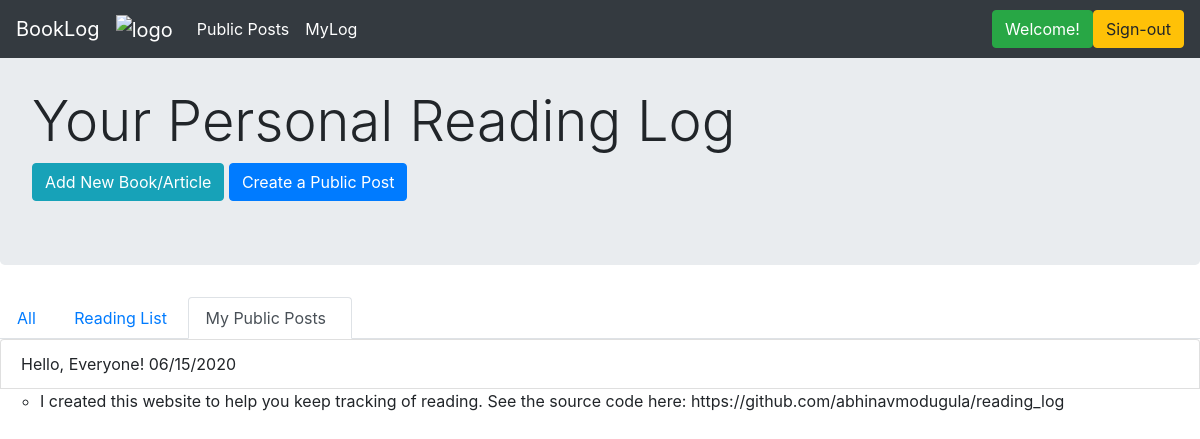
The app's page /publicposts (signed in), older data.
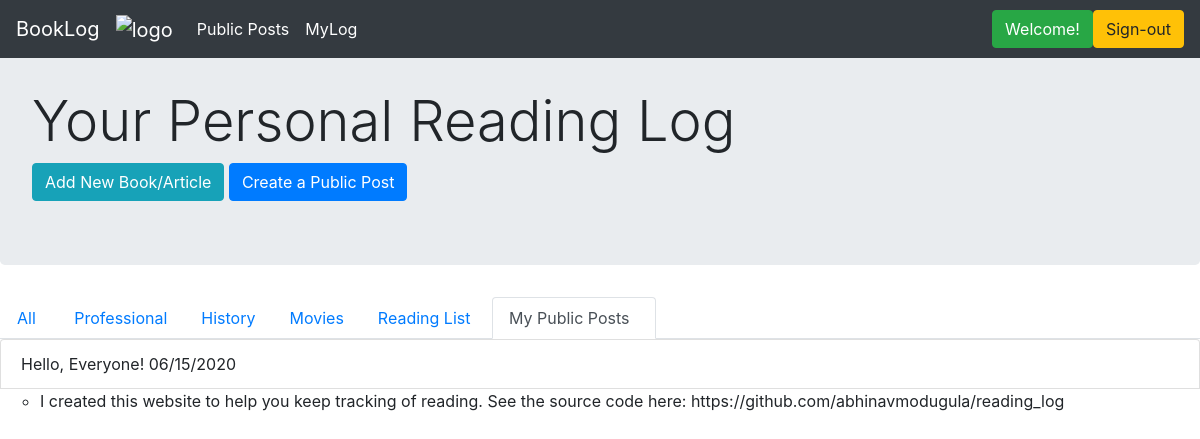
The same page, newer data.
### application/models.py (models this page shows)
class PublicPost(db.Model):
    __tablename__ = "public_posts"
    id = db.Column(db.Integer, primary_key=True)
    title = db.Column(db.String(100), index=True, unique=False, nullable=False)
    date_created = db.Column(db.DateTime, index=False, unique=False, nullable=False)
    text = db.Column(db.Text, index=False, unique=False, nullable=False)
    user_id = db.Column(db.Integer, ForeignKey('users.id'), nullable=False, index=True)
    user = relationship("User", backref = "public_posts", foreign_keys=[user_id])

class Category(db.Model):
    __tablename__ = 'categories'
    id = db.Column(db.Integer, primary_key=True)
    name = db.Column(db.String(150), index=True, nullable=False, unique=False)
    user_id = db.Column(db.Integer, ForeignKey('users.id'), nullable=False, index=False)
    user = relationship("User", backref="categories", foreign_keys=[user_id])

### application/routes.py (the view)
@main_bp.route("/publicposts", methods=['GET'])
@login_required
def my_public_posts():
    user = User.query.filter_by(id=session.get("user_id")).first()
    posts = user.public_posts
    return render_template("mypublicposts.html", posts = posts, cats=user.categories)

### application/auth.py (called while the page is built)
@auth_bp.before_app_request
def load_logged_in_user():
    user_id = session.get('user_id')
    if user_id is None:
        g.user = None
    else:
        g.user = User.query.filter_by(id=user_id).first()

def login_required(view):
    @functools.wraps(view)
    def wrapped_view(**kwargs):
        if g.user is None:
            return redirect(url_for('auth_bp.login'))
        return view(**kwargs)
    return wrapped_view

### application/routes.py (called while the page is built)
@main_bp.before_app_request
def load_logged_in_user():
    user_id = session.get('user_id')
    if user_id is None:
        g.user = None
    else:
        g.user = User.query.filter_by(id=user_id).first()

### application/templates/mypublicposts.html (shortened to what this page needs)
{% extends 'layout.html' %}
{% block content %}
<div class="jumbotron">
    <br>
    <h1 class="display-4">Your Personal Reading Log</h1>
    <a href="{{url_for('main_bp.create_new')}}" class="btn btn-info" role="button">Add New Book/Article</a>
    <a href="{{url_for('main_bp.create_public_post')}}" class="btn btn-primary" role="button">Create a Public Post</a>
</div>
<ul class="nav nav-tabs">
  <li class="nav-item"> <a class="nav-link" href="{{url_for('main_bp.myLog')}}">All&nbsp;</a> </li>
  {% for cat in cats %}
       <li class="nav-item"> <a class="nav-link" href="{{url_for('main_bp.myLogCat', cat_id=cat.id)}}">{{cat.name}}</a> </li>
  {% endfor %}
  <li class="nav-item"> <a class="nav-link" href="{{ url_for('main_bp.reading_list')}}">Reading List&nbsp;</a></li>
  <li class="nav-item"> <a class="nav-link active" href="#">My Public Posts&nbsp;&nbsp;</a></li>
  <div class="btn-toolbar" role="toolbar">
  </div>
</ul>
<ul class="list-group">
{% for post in posts %}
  <li class="list-group-item d-flex justify-content-between align-items-center">
    {{ post.title }}
    {{ post.date_created.strftime("%m/%d/%Y") }}
  </li>
  <ul><li>{{post.text}}</li></ul>
{% endfor %}
</ul>
{% endblock %}

### application/templates/layout.html (shortened to what this page needs)
<!DOCTYPE html>
<html lang="en">
  <head>
    <link rel="stylesheet" href="https://maxcdn.bootstrapcdn.com/bootstrap/4.5.0/css/bootstrap.min.css">
  </head>
  <body>
    <nav class="navbar navbar-expand-lg navbar-dark bg-dark fixed-top">
       <a class="navbar-brand" href="{{url_for('main_bp.hello')}}">BookLog</a>
       <a class="navbar-brand" href="{{url_for('main_bp.hello')}}"">
            <img src="https://raw.githubusercontent.com/abhinavmodugula/reading_log/master/application/static/images/logo.png" alt="logo" style="width:40px;">
       </a>
       <div class="collapse navbar-collapse" id="navbarSupportedContent">
          <ul class="navbar-nav mr-auto">
             <li class="nav-item active">
             <a class="nav-link" href="{{url_for('main_bp.all_public_posts')}}">Public Posts <span class="sr-only">(current)</span></a></li>
             <li class="nav-item"> <a class="nav-link active" href="{{url_for('main_bp.myLog')}}">MyLog</a> </li>
          </ul>
          {% if user != "None" %}
              <a href="#" class="btn btn-success" role="button">Welcome!</a>
              <a href="{{url_for('auth_bp.signout')}}" class="btn btn-warning" role="button">Sign-out</a>
          {% else %}
              <a href="{{url_for('auth_bp.login')}}" class="btn btn-success" role="button">Log-in</a>
              <a href="{{url_for('auth_bp.signup')}}" class="btn btn-primary" role="button">Sign-up</a>
          {% endif %}
       </div>
    </nav>
    {% block content %}{% endblock %}
  </body>
</html>

Row changes from the older to the newer data that the page shows:
added Category: name "Professional"
added Category: name "History"
added Category: name "Movies"
